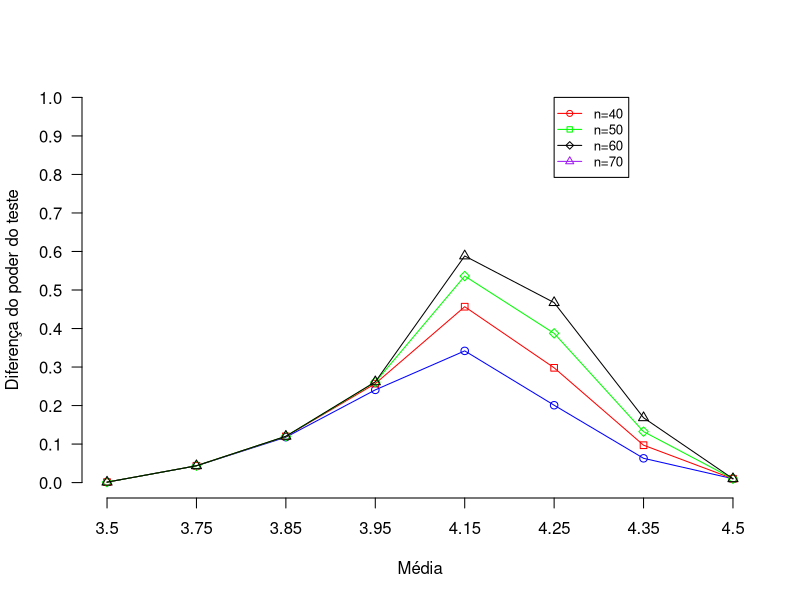

The R source for this figure:
#!/usr/bin/Rscript

poder_do_teste = function(delta, sdev, n){
	poder = power.t.test(n = n,d = delta, sd = sdev, sig.level = 0.01, power = NULL, type = "one.sample", alternative = "one.sided", strict = FALSE)
	poder[[5]]
}

h0 = 4.5
sdev = 0.77


n = 20
message(">>>> n = ", n)
poder20 <- c(
poder_do_teste(abs(3.50 - h0), sdev, n),
poder_do_teste(abs(3.75 - h0), sdev, n),
poder_do_teste(abs(3.85 - h0), sdev, n),
poder_do_teste(abs(3.95 - h0), sdev, n),
poder_do_teste(abs(4.15 - h0), sdev, n),
poder_do_teste(abs(4.25 - h0), sdev, n),
poder_do_teste(abs(4.35 - h0), sdev, n),
poder_do_teste(abs(4.5 - h0), sdev, n)
)

n = 40
message(">>>> n = ", n)
poder40 <- c(
poder_do_teste(abs(3.50 - h0), sdev, n) - poder20[[1]],
poder_do_teste(abs(3.75 - h0), sdev, n) - poder20[[2]],
poder_do_teste(abs(3.85 - h0), sdev, n) - poder20[[3]],
poder_do_teste(abs(3.95 - h0), sdev, n) - poder20[[4]],
poder_do_teste(abs(4.15 - h0), sdev, n) - poder20[[5]],
poder_do_teste(abs(4.25 - h0), sdev, n) - poder20[[6]],
poder_do_teste(abs(4.35 - h0), sdev, n) - poder20[[7]],
poder_do_teste(abs(4.5 - h0), sdev, n - poder20[[8]])
)

n = 50
message(">>>> n = ", n)
poder50 <- c(
poder_do_teste(abs(3.50 - h0), sdev, n) - poder20[[1]],
poder_do_teste(abs(3.75 - h0), sdev, n) - poder20[[2]],
poder_do_teste(abs(3.85 - h0), sdev, n) - poder20[[3]],
poder_do_teste(abs(3.95 - h0), sdev, n) - poder20[[4]],
poder_do_teste(abs(4.15 - h0), sdev, n) - poder20[[5]],
poder_do_teste(abs(4.25 - h0), sdev, n) - poder20[[6]],
poder_do_teste(abs(4.35 - h0), sdev, n) - poder20[[7]],
poder_do_teste(abs(4.5 - h0), sdev, n - poder20[[8]])
)

n=60
message(">>>> n = ", n)
poder60 <- c(
poder_do_teste(abs(3.50 - h0), sdev, n) - poder20[[1]],
poder_do_teste(abs(3.75 - h0), sdev, n) - poder20[[2]],
poder_do_teste(abs(3.85 - h0), sdev, n) - poder20[[3]],
poder_do_teste(abs(3.95 - h0), sdev, n) - poder20[[4]],
poder_do_teste(abs(4.15 - h0), sdev, n) - poder20[[5]],
poder_do_teste(abs(4.25 - h0), sdev, n) - poder20[[6]],
poder_do_teste(abs(4.35 - h0), sdev, n) - poder20[[7]],
poder_do_teste(abs(4.5 - h0), sdev, n - poder20[[8]])
)

n=70
message(">>>> n = ", n)
poder70 <- c(
poder_do_teste(abs(3.50 - h0), sdev, n) - poder20[[1]],
poder_do_teste(abs(3.75 - h0), sdev, n) - poder20[[2]],
poder_do_teste(abs(3.85 - h0), sdev, n) - poder20[[3]],
poder_do_teste(abs(3.95 - h0), sdev, n) - poder20[[4]],
poder_do_teste(abs(4.15 - h0), sdev, n) - poder20[[5]],
poder_do_teste(abs(4.25 - h0), sdev, n) - poder20[[6]],
poder_do_teste(abs(4.35 - h0), sdev, n) - poder20[[7]],
poder_do_teste(abs(4.5 - h0), sdev, n - poder20[[8]])
)

pdf("IncrementoDoTeste.pdf")
plot(poder40, type="o", col="blue", ylim=c(0, 1), axes=FALSE, ann=FALSE)
lines(poder50, type="o", pch=22, col="red")
lines(poder60, type="o", pch=23, col="green")
lines(poder70, type="o", pch=24, col="black")

axis(1, at=1:8, lab=c(3.5, 3.75, 3.85, 3.95, 4.15, 4.25, 4.35, 4.5))
title(xlab="Média", col.lab="black")

axis(2, las=1, at=c(0, 0.1, 0.2, 0.3, 0.4, 0.5, 0.6, 0.7, 0.8, 0.9, 1))
title(ylab="Diferença do poder do teste", col.lab="black")

legend(6, 1, c("n=40", "n=50", "n=60", "n=70"), cex=0.8, col=c("red", "green", "black", "purple"), pch=21:24, lty=1)

#message("Press Return To Continue")
#invisible(readLines("stdin", n=1))
